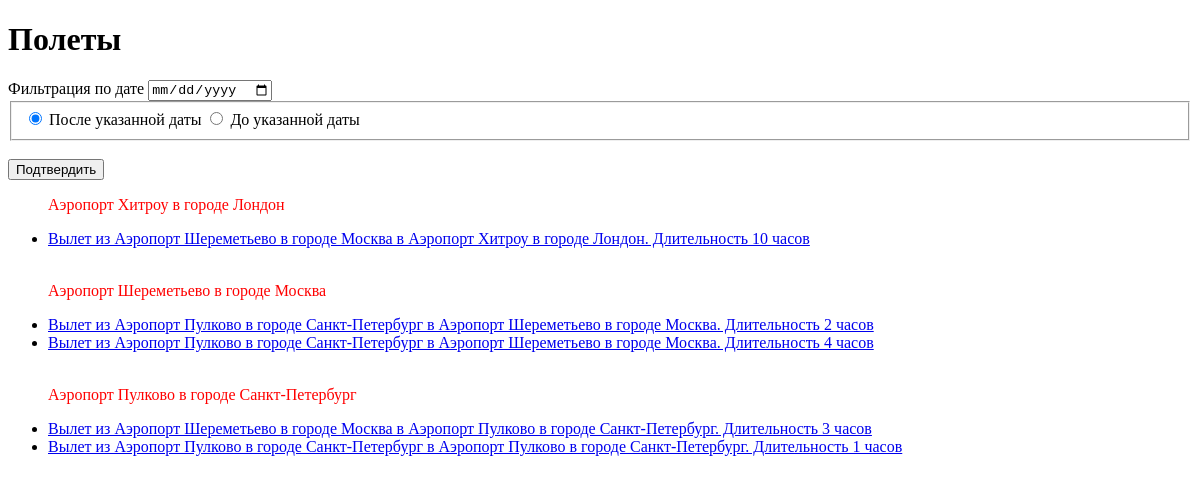
The app's page /, older data.
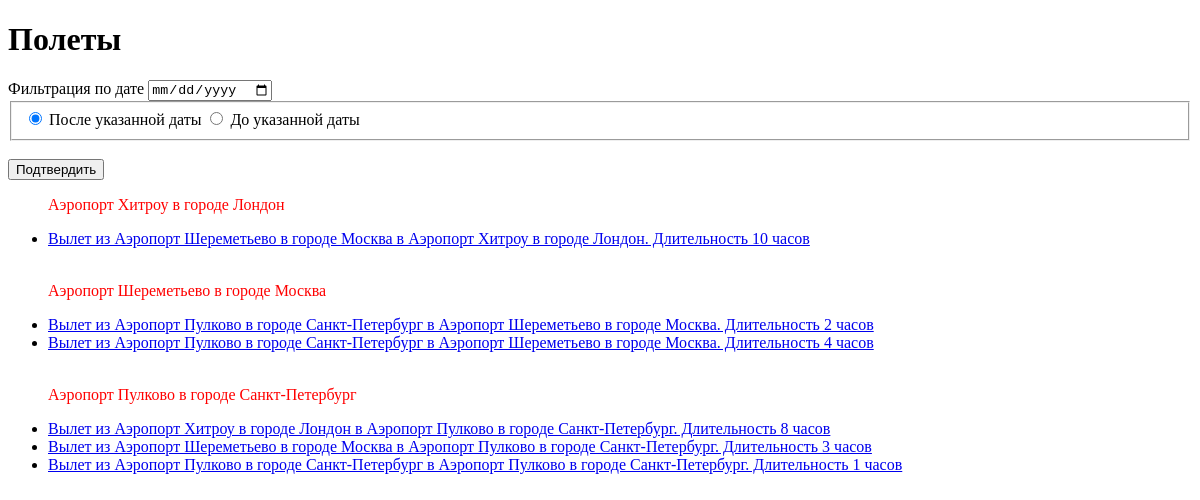
The same page, newer data.
### flights/models.py (models this page shows)
class Airport(models.Model):
    name = models.CharField(max_length=60, verbose_name='Название')
    city = models.CharField(max_length=60, verbose_name='Город')
    def __str__(self):
        return f'Аэропорт {self.name} в городе {self.city}'
    def get_arrivals(self):
        return self.flight_destination.all()
    class Meta:
        verbose_name = 'Аэропорт'
        verbose_name_plural = 'Аэропорты'
        ordering = ('city', )

class Flight(models.Model):
    origin = models.ForeignKey(Airport, verbose_name='Точка отправления', related_name='flight_origin',
                               on_delete=models.CASCADE, null=True)
    destination = models.ForeignKey(Airport, verbose_name='Точка прибытия', related_name='flight_destination',
                                    on_delete=models.CASCADE, null=True)
    duration = models.IntegerField(verbose_name='Длительность')
    created = models.DateTimeField(verbose_name='Время создания', default=now)
    def __str__(self):
        return f'Вылет из {self.origin} в {self.destination}. Длительность {self.duration} часов\n'
    class Meta:
        verbose_name = 'Вылет'
        verbose_name_plural = 'Вылеты'
        ordering = ('origin', 'duration')

### flights/views.py (the view)
# urls.py: path('', airports, name='airports'),
def airports(request):
    f = Airport.objects.all()
    context = {
        'airports': f
    }
    return render(request, 'index.html', context)

### flights/templates/index.html (shortened to what this page needs)
{% extends 'base.html' %}
{% block body %}
    <h1>Полеты</h1>
    <form method="GET" action="{% url  'flights:date_filter'%}">
        <label>Фильтрация по дате</label>
        <input type="date" name="start_date" id="start_date">
        <fieldset>
            <input type="radio" id="gte" name="filter_type" value="gte" checked>
            <label>После указанной даты</label>
            <input type="radio" id="lte" name="filter_type" value="lte">
            <label>До указанной даты</label>
        </fieldset>
        <br>
        <button type="submit">Подтвердить</button>
    </form>
    <ul>
        {% for airport in airports %}
        <p>{{ airport }}</p>
              {% for flight in airport.get_arrivals %}
                <li> <a href="{% url 'flights:flight' flight.id %}"> {{flight}} </a> </li>
              {% endfor %}
        <br>
        {% endfor %}
    </ul>
{% endblock %}

Row changes from the older to the newer data that the page shows:
added Flight: origin+destination+duration "Вылет из Аэропорт Хитроу в городе Лондон в Аэропорт Пулково в городе Санкт-Петербург. Длительность 8 часов", shown under Airport "Аэропорт Пулково в городе Санкт-Петербург"
